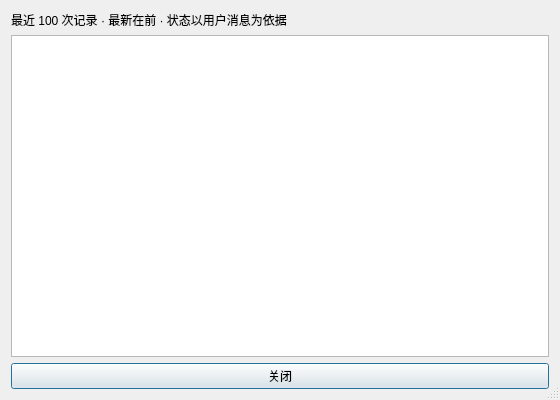
<?xml version="1.0" encoding="UTF-8"?>
<ui version="4.0">
 <class>EventHistoryDialog</class>
 <widget class="QDialog" name="EventHistoryDialog">
  <property name="windowTitle"><string>事件变更记录</string></property>
  <property name="minimumSize"><size><width>560</width><height>400</height></size></property>
  <property name="sizeGripEnabled"><bool>true</bool></property>
  <layout class="QVBoxLayout" name="mainLayout">
   <item><widget class="QLabel" name="descriptionLabel"><property name="text"><string>最近 100 次记录 · 最新在前 · 状态以用户消息为依据</string></property><property name="wordWrap"><bool>true</bool></property></widget></item>
   <item><widget class="QPlainTextEdit" name="historyText"><property name="readOnly"><bool>true</bool></property></widget></item>
   <item><widget class="QPushButton" name="closeButton"><property name="text"><string>关闭</string></property></widget></item>
  </layout>
 </widget>
 <resources/>
 <connections/>
</ui>
